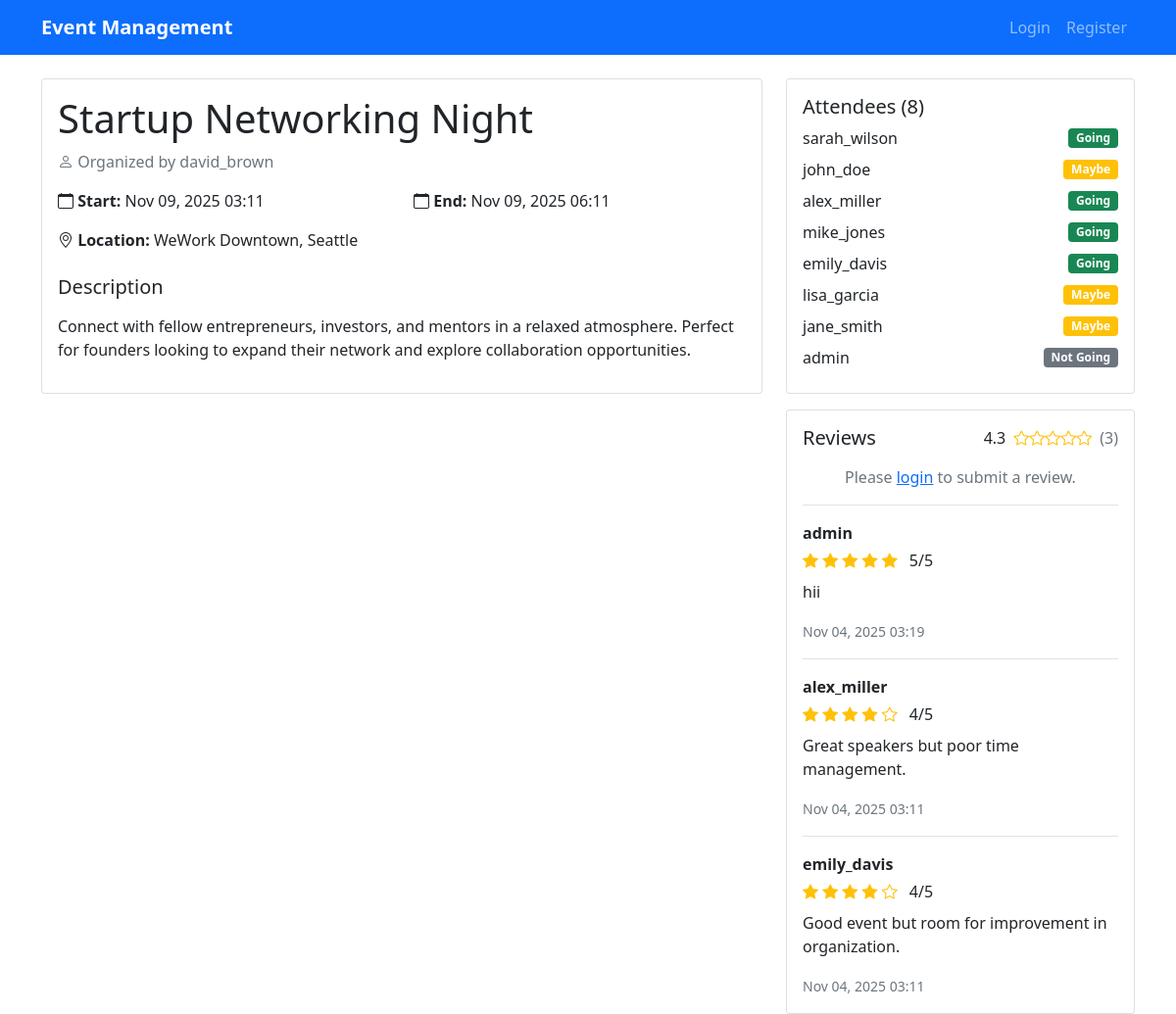
The page /events/27/ on the database its author committed.
### events/models.py (models this page shows, shortened)
class Event(models.Model):
    title = models.CharField(max_length=255)
    description = models.TextField()
    organizer = models.ForeignKey(User, on_delete=models.CASCADE, related_name='organized_events')
    location = models.CharField(max_length=255)
    start_time = models.DateTimeField()
    end_time = models.DateTimeField()
    is_public = models.BooleanField(default=True)
    created_at = models.DateTimeField(auto_now_add=True)
    updated_at = models.DateTimeField(auto_now=True)

class RSVP(models.Model):
    STATUS_CHOICES = [
        ('Going', 'Going'),
        ('Maybe', 'Maybe'),
        ('Not Going', 'Not Going'),
    ]
    event = models.ForeignKey(Event, on_delete=models.CASCADE, related_name='rsvps')
    user = models.ForeignKey(User, on_delete=models.CASCADE)
    status = models.CharField(max_length=10, choices=STATUS_CHOICES)
    created_at = models.DateTimeField(auto_now_add=True)
    class Meta:
        unique_together = ['event', 'user']

class Review(models.Model):
    event = models.ForeignKey(Event, on_delete=models.CASCADE, related_name='reviews')
    user = models.ForeignKey(User, on_delete=models.CASCADE)
    rating = models.IntegerField(validators=[MinValueValidator(1), MaxValueValidator(5)])
    comment = models.TextField()
    created_at = models.DateTimeField(auto_now_add=True)
    class Meta:
        unique_together = ['event', 'user']

### events/views.py (the view, shortened to what this page needs)
# urls.py: path('events/<int:event_id>/', event_detail, name='event_detail'),
def event_detail(request, event_id):
    if request.user.is_authenticated:
        events = Event.objects.filter(
            Q(id=event_id) & (
                Q(is_public=True) |
                Q(organizer=request.user) |
                Q(rsvps__user=request.user)
            )
        ).distinct()
        if not events.exists():
            from django.http import Http404
            raise Http404("Event not found")
        event = events.first()
    else:
        event = get_object_or_404(Event, id=event_id, is_public=True)
    rsvps = event.rsvps.all().order_by('created_at')
    rsvp_count = rsvps.count()
    user_rsvp = None
    user_review = None
    reviews = event.reviews.all().order_by('-created_at')
    average_rating = reviews.aggregate(models.Avg('rating'))['rating__avg'] or 0
    context = {
        'event': event,
        'rsvps': rsvps,
        'rsvp_count': rsvp_count,
        'user_rsvp': user_rsvp,
        'user_review': user_review,
        'reviews': reviews,
        'average_rating': average_rating,
    }
    return render(request, 'events/event_detail.html', context)

### templates/events/event_detail.html (shortened to what this page needs)
{% extends 'base.html' %}
{% block content %}
<div class="row">
    <div class="col-lg-8">
        <div class="card">
            <div class="card-body">
                <h1>{{ event.title }}</h1>
                <p class="text-muted mb-3">
                    <i class="bi bi-person"></i> Organized by {{ event.organizer.username }}
                </p>
                <div class="row mb-3">
                    <div class="col-md-6">
                        <strong><i class="bi bi-calendar"></i> Start:</strong> {{ event.start_time|date:"M d, Y H:i" }}
                    </div>
                    <div class="col-md-6">
                        <strong><i class="bi bi-calendar"></i> End:</strong> {{ event.end_time|date:"M d, Y H:i" }}
                    </div>
                </div>
                <p><strong><i class="bi bi-geo-alt"></i> Location:</strong> {{ event.location }}</p>
                <div class="mt-4">
                    <h5>Description</h5>
                    <p>{{ event.description|linebreaks }}</p>
                </div>
            </div>
        </div>
    </div>
    <div class="col-lg-4">
        <div class="card mb-3">
            <div class="card-body">
                <h5>Attendees ({{ rsvp_count }})</h5>
                {% for rsvp in rsvps %}
                    <div class="d-flex justify-content-between align-items-center mb-2">
                        <span>{{ rsvp.user.username }}</span>
                        <span class="badge bg-{% if rsvp.status == 'Going' %}success{% elif rsvp.status == 'Maybe' %}warning{% else %}secondary{% endif %}">
                            {{ rsvp.status }}
                        </span>
                    </div>
                {% empty %}
                    <p class="text-muted">No RSVPs yet</p>
                {% endfor %}
            </div>
        </div>
        <div class="card">
            <div class="card-body">
                <div class="d-flex justify-content-between align-items-center mb-3">
                    <h5 class="mb-0">Reviews</h5>
                    {% if reviews.count > 0 %}
                        <div class="d-flex align-items-center">
                            <span class="me-2">{{ average_rating|floatformat:1 }}</span>
                            {% for i in "12345" %}
                                {% if forloop.counter <= average_rating|floatformat:0 %}
                                    <i class="bi bi-star-fill text-warning"></i>
                                {% else %}
                                    <i class="bi bi-star text-warning"></i>
                                {% endif %}
                            {% endfor %}
                            <span class="text-muted ms-2">({{ reviews.count }})</span>
                        </div>
                    {% endif %}
                </div>
                {% if user.is_authenticated %}
                    {% if user_review %}
                        <div class="alert alert-info">
                            <div class="d-flex justify-content-between align-items-start">
                                <div>
                                    <strong>Your Review</strong>
                                    <div class="mt-2">
                                        {% for i in "12345" %}
                                            {% if forloop.counter <= user_review.rating %}
                                                <i class="bi bi-star-fill text-warning"></i>
                                            {% else %}
                                                <i class="bi bi-star text-warning"></i>
                                            {% endif %}
                                        {% endfor %}
                                        <span class="ms-2">{{ user_review.rating }}/5</span>
                                    </div>
                                    <p class="mt-2 mb-0">{{ user_review.comment|linebreaks }}</p>
                                    <small class="text-muted">{{ user_review.created_at|date:"M d, Y H:i" }}</small>
                                </div>
                                <div>
                                    <a href="{% url 'submit_review' event.id %}" class="btn btn-sm btn-outline-primary">Edit</a>
                                    <form method="post" action="{% url 'delete_review' event.id %}" class="d-inline">
                                        {% csrf_token %}
                                        <button type="submit" class="btn btn-sm btn-outline-danger" onclick="return confirm('Are you sure you want to delete your review?')">Delete</button>
                                    </form>
                                </div>
                            </div>
                        </div>
                    {% else %}
                        <div class="text-center mb-3">
                            <a href="{% url 'submit_review' event.id %}" class="btn btn-primary">Submit a Review</a>
                        </div>
                    {% endif %}
                {% else %}
                    <div class="text-center mb-3">
                        <p class="text-muted">Please <a href="{% url 'login' %}">login</a> to submit a review.</p>
                    </div>
                {% endif %}
                {% for review in reviews %}
                    {% if not user_review or review.id != user_review.id %}
                        <div class="border-top pt-3 {% if not forloop.first %}mt-3{% endif %}">
                            <div class="d-flex justify-content-between align-items-start">
                                <div>
                                    <strong>{{ review.user.username }}</strong>
                                    <div class="mt-1">
                                        {% for i in "12345" %}
                                            {% if forloop.counter <= review.rating %}
                                                <i class="bi bi-star-fill text-warning"></i>
                                            {% else %}
                                                <i class="bi bi-star text-warning"></i>
                                            {% endif %}
                                        {% endfor %}
                                        <span class="ms-2">{{ review.rating }}/5</span>
                                    </div>
                                    <p class="mt-2 mb-1">{{ review.comment|linebreaks }}</p>
                                    <small class="text-muted">{{ review.created_at|date:"M d, Y H:i" }}</small>
                                </div>
                            </div>
                        </div>
                    {% endif %}
                {% empty %}
                    {% if not user_review %}
                        <p class="text-muted text-center">No reviews yet. Be the first to review this event!</p>
                    {% endif %}
                {% endfor %}
            </div>
        </div>
    </div>
</div>
{% endblock %}

### rows shown on the page
Event: title "Startup Networking Night", organizer.username "david_brown", start_time "Nov 09, 2025 03:11", end_time "Nov 09, 2025 06:11", location "WeWork Downtown, Seattle", description "Connect with fellow entrepreneurs, investors, and mentors in a relaxed atmosphere. Perfect for founders looking to expand their network and explore collaboration opportunities."
RSVP: user.username "sarah_wilson", status "Going"
RSVP: user.username "john_doe", status "Maybe"
RSVP: user.username "alex_miller", status "Going"
RSVP: user.username "mike_jones", status "Going"
RSVP: user.username "emily_davis", status "Going"
RSVP: user.username "lisa_garcia", status "Maybe"
RSVP: user.username "jane_smith", status "Maybe"
RSVP: user.username "admin", status "Not Going"
Review: user.username "admin", rating "5", comment "hii", created_at "Nov 04, 2025 03:19"
Review: user.username "alex_miller", rating "4", comment "Great speakers but poor time management.", created_at "Nov 04, 2025 03:11"
Review: user.username "emily_davis", rating "4", comment "Good event but room for improvement in organization.", created_at "Nov 04, 2025 03:11"

### other values the page prints
{{ rsvp_count }} "8"
{{ average_rating|floatformat:1 }} "4.3"
{{ reviews.count }} "3"
